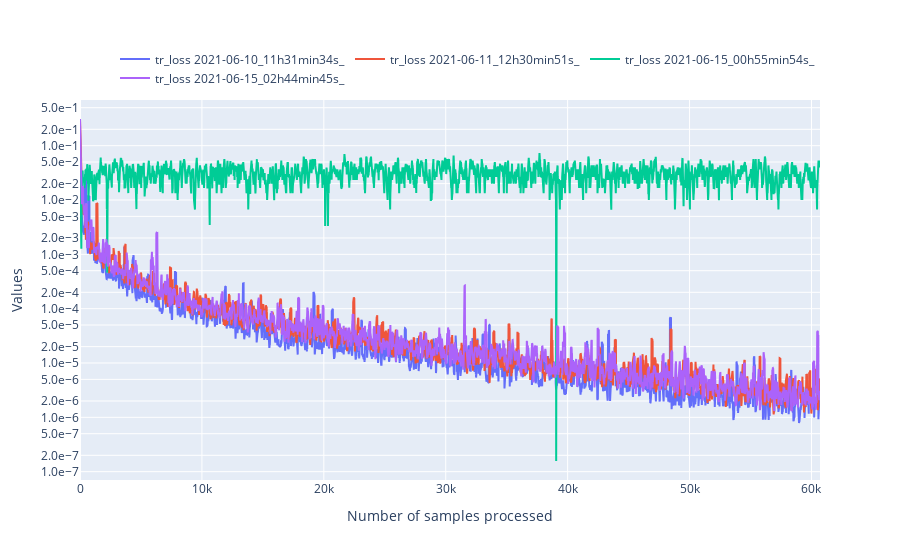

Here is the notebook cell this chart was saved with:
### Code cell
from IPython.display import display
from ipywidgets import Checkbox, VBox, IntSlider, HBox, IntText, FloatText
import plotly.graph_objects as go
import pandas as pd
import main.src.analysis.tools as tls

def loss_access(x,mode):
    return x["training"][f"{mode}_loss"]
def metrics_access(x,name,mode):
    return x["metrics"]["attr_list_metrics"][name][f"{mode}_values"]

dico_loss = {"tr_loss":lambda x:loss_access(x,mode="tr"),"valid_loss":lambda x:loss_access(x,mode="valid")}

dico_accuracy = {"tr_accuracy_classification-0.1":lambda x:metrics_access(x,"accuracy_classification-0.1","tr"),
                 "valid_accuracy_classification-0.1":lambda x:metrics_access(x,"accuracy_classification-0.1","valid"),
                 "tr_accuracy_classification-0.25":lambda x:metrics_access(x,"accuracy_classification-0.25","tr"),
                 "valid_accuracy_classification-0.25":lambda x:metrics_access(x,"accuracy_classification-0.25","valid"),
                 }
dico_mae = {"tr_mae":lambda x:metrics_access(x,"mae","tr"),
            "valid_mae":lambda x:metrics_access(x,"mae","valid")
            }
list_access_functions = {**dico_loss,
                         **dico_accuracy,
                         **dico_mae
                         }
list_values_names_availables = []
for name,f in list_access_functions.items():
    try:
        for dico in global_dict.values():
            f(dico)
        list_values_names_availables.append(name)
    except Exception():
        pass
filters = None
log_scale = None
box = None
from IPython.display import display,clear_output
def actualize(v):
    import numpy as np
    global box
    clear_output()
    list_values_names_availables_filtered = []
    if filters is not None:
        for metric,widg in filters.items():
            if widg.value is True:
                list_values_names_availables_filtered.append(metric)
    list_values_names_availables = list_values_names_availables_filtered
    liste_values = []
    min_val,max_val = 1000000,-1000000
    max_length = 0
    for metric_name in list_values_names_availables:
        for f in global_dict.keys():
            batch_size = global_dict[f]["data"]["batch_size"] * global_dict[f]["data"]["eval_step"] if "valid" in metric_name else global_dict[f]["data"]["batch_size"]
            window = int(window_mean.value/batch_size)
            v = tls.moving_mean(list_access_functions[metric_name](global_dict[f]),window=window)
            x = np.arange(0,len(v)) * batch_size

            max_length = max(np.max(x),max_length)
            min_val = min(min_val,np.min(v[5:]))
            max_val = max(max_val,np.max(v[5:]))
            x = pd.Series(x)
            v = pd.Series(v)
            graph = go.Scatter(x=x,y=v,mode='lines',name=f"{metric_name} {f}",hovertemplate='Sample n°: %{x}'+f'<br>{metric_name}:'+' %{y}')
            liste_values.append(graph)
    # print(min_val,max_val)



    fig = go.Figure(
        data=liste_values,
        layout=go.Layout(
            title=go.layout.Title(text=""),
            xaxis_title="Number of samples processed",
            yaxis_title=f"Values",
            legend=dict(
                orientation="h",
                yanchor="bottom",
                y=1.02,
                xanchor="right",
                x=1
            ),
            yaxis={'tickformat':'.1e',

                   },


        )
    )
    if log_scale is not None and log_scale.value is True:
        fig.update_yaxes(type="log")
    fig.show()
    if box is not None:
        display(box)
    return min_val,max_val

window_mean = IntText(
    value=100,
    description='Mean window:',
    disabled=False
)
mini,maxi = actualize(None)
clear_output()
log_scale = widgets.ToggleButton(False,description="y_log")
filters = {name:widgets.ToggleButton(False,description=name) for name in list_values_names_availables}
list_widgets = [*filters.values(),log_scale,window_mean]
box1 = VBox(list(filters.values()))
box = HBox([box1,VBox([log_scale,window_mean])])







for w in list_widgets:
    w.observe(actualize)
box

### Figure 1 — Plotly figure (JSON) as saved in the notebook; plotly's stock layout.template omitted (floating-point values rounded to 4 significant figures; data arrays with more than 128 entries replaced by an {"elided": "..."} marker saying what was removed)
{"data": [{"hovertemplate": "Sample n°: %{x}<br>tr_loss: %{y}", "mode": "lines", "name": "tr_loss 2021-06-10_11h31min34s_", "type": "scatter", "x": {"elided": "6071 int values"}, "y": {"elided": "6071 float values"}}, {"hovertemplate": "Sample n°: %{x}<br>tr_loss: %{y}", "mode": "lines", "name": "tr_loss 2021-06-11_12h30min51s_", "type": "scatter", "x": {"elided": "6071 int values"}, "y": {"elided": "6071 float values"}}, {"hovertemplate": "Sample n°: %{x}<br>tr_loss: %{y}", "mode": "lines", "name": "tr_loss 2021-06-15_00h55min54s_", "type": "scatter", "x": {"elided": "6071 int values"}, "y": {"elided": "6071 float values"}}, {"hovertemplate": "Sample n°: %{x}<br>tr_loss: %{y}", "mode": "lines", "name": "tr_loss 2021-06-15_02h44min45s_", "type": "scatter", "x": {"elided": "6071 int values"}, "y": {"elided": "6071 float values"}}], "layout": {"legend": {"orientation": "h", "x": 1, "xanchor": "right", "y": 1.02, "yanchor": "bottom"}, "title": {"text": ""}, "xaxis": {"title": {"text": "Number of samples processed"}}, "yaxis": {"tickformat": ".1e", "title": {"text": "Values"}, "type": "log"}}}
